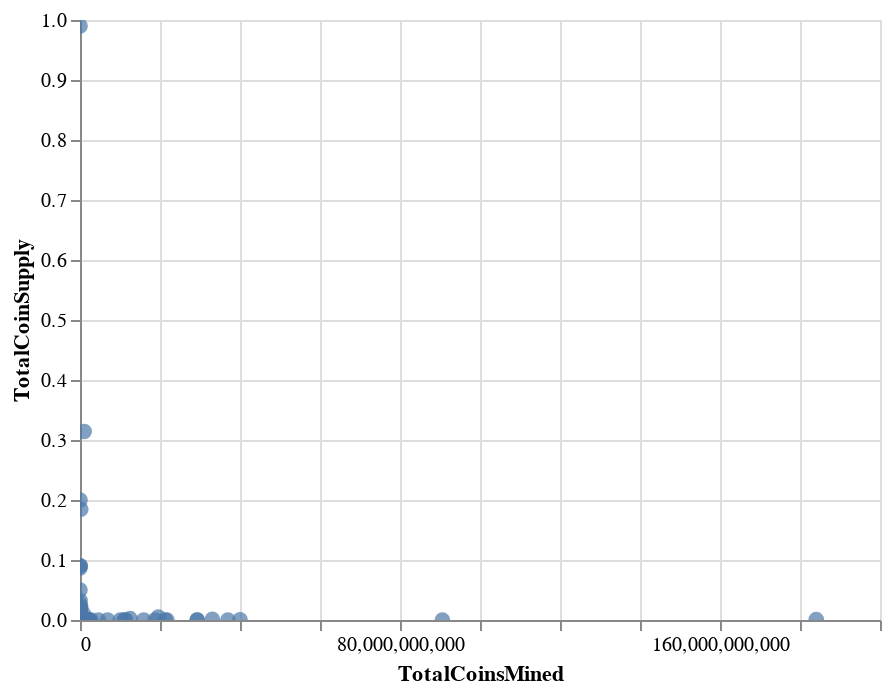

Here is the notebook cell this chart was saved with:
### Code cell
# Plot the scatter with x="TotalCoinsMined" and y="TotalCoinSupply"
alt.Chart(scaled_df).mark_circle(size=60).encode(
    x="TotalCoinsMined",
    y="TotalCoinSupply",
    tooltip=["TotalCoinsMined", "TotalCoinSupply"]
).interactive()

### Figure 1 — Vega-Lite specification as saved in the notebook (floating-point values rounded to 4 significant figures; data arrays with more than 128 entries replaced by an {"elided": "..."} marker saying what was removed)
{"config": {"view": {"continuousWidth": 400, "continuousHeight": 300}}, "data": {"name": "data-609f0bcf3298eb3a5a4b19b3da0a9f62"}, "mark": {"type": "circle", "size": 60}, "encoding": {"tooltip": [{"type": "quantitative", "field": "TotalCoinsMined"}, {"type": "quantitative", "field": "TotalCoinSupply"}], "x": {"type": "quantitative", "field": "TotalCoinsMined"}, "y": {"type": "quantitative", "field": "TotalCoinSupply"}}, "selection": {"selector004": {"type": "interval", "bind": "scales", "encodings": ["x", "y"]}}, "$schema": "https://vega.github.io/schema/vega-lite/v4.8.1.json", "datasets": {"data-609f0bcf3298eb3a5a4b19b3da0a9f62": {"elided": "533 records"}}}
